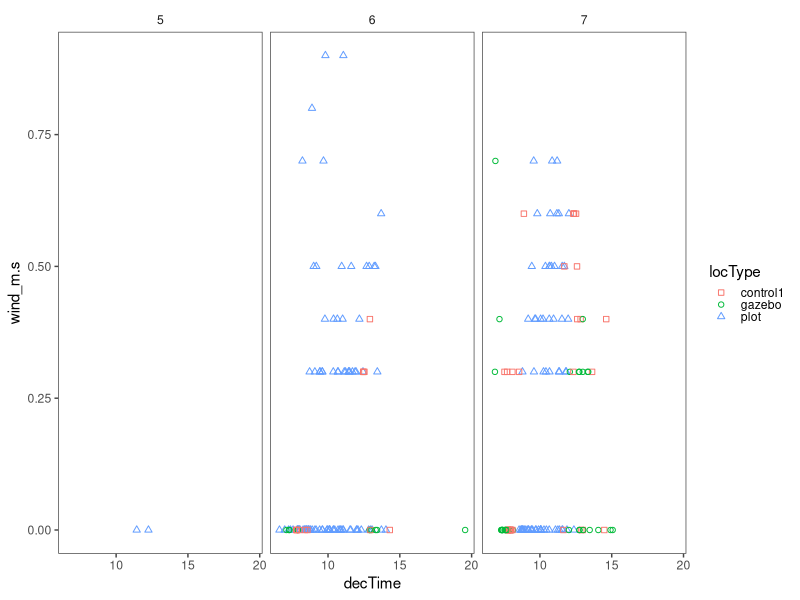
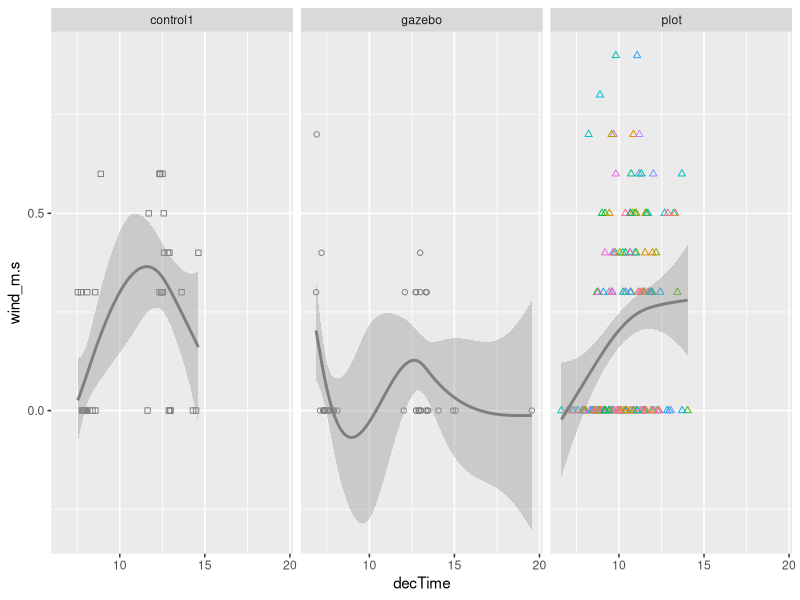
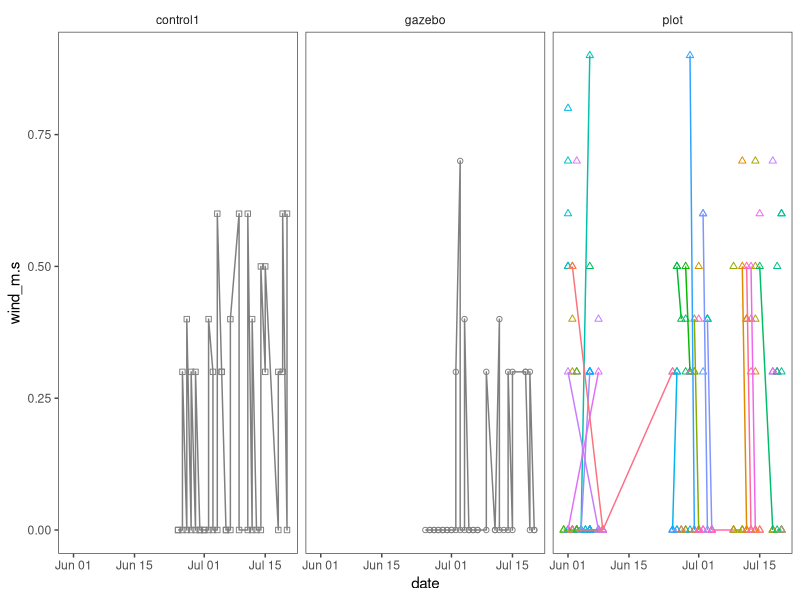

These charts were generated, in order, by the following R code:
## ---- chunk 1

library(tidyverse)
library(lubridate)
library(egg)
library(mgcv)

## ---- chunk 2
rawdata <- read.csv("./data/evap_raw.csv")
rawdata_ctrl <- read.csv("./data/evap_control.csv")

wind_all <- rawdata %>% select(date:type, wind_time, wind_m.s) %>%
  filter(!is.na(wind_m.s)) %>% mutate(plotID = as.character(plotID)) %>%
  bind_rows(
    rawdata_ctrl %>% select(date:type, wind_time, wind_m.s) %>%
      filter(!is.na(wind_m.s))
  ) %>%
  mutate(dateTime = as.POSIXlt(paste(date, wind_time, sep = ":"), 
                             format = "%m/%d/%Y:%I:%M %p")) %>% # I convert the time and date columns to r formats
  mutate(date = as.Date(date, "%m/%d/%Y")) %>%
  mutate(decTime = hour(dateTime) + 
           minute(dateTime)/60 + 
           second(dateTime)/3600) %>% # the decimal time at the center of the drying period
  mutate(qtrHr = round(decTime*4, 0)) %>%
  mutate(locID = factor(ifelse(is.na(plotID), type, plotID))) %>%  # locID and locType are just to help with plotting
  mutate(locType = ifelse(is.na(plotID), type, "plot")) %>%
  mutate(dateFac = factor(date)) %>%
  mutate(dateNum = as.numeric(date - as.Date("05/30/2016", "%m/%d/%Y")))

## ---- chunk 3

ggplot(wind_all %>% mutate(month = month(date)), 
       aes(decTime, wind_m.s, color = locType, shape = locType)) + 
  geom_point() + 
  scale_shape_manual(values = c(0:2, 19)) + 
  facet_wrap(~ month) + theme_article()

## ---- chunk 4
ggplot(wind_all, 
       aes(decTime, wind_m.s, 
           color = plotID, shape = locType, group = locType)) + 
  geom_point() + geom_smooth(method = "gam") + 
  scale_shape_manual(values = c(0:2)) + 
  facet_wrap(~ locType) + theme(legend.position = "none")

## ---- chunk 5
ggplot(wind_all, 
       aes(date, wind_m.s, color = plotID, shape = locType, group = locID)) + 
  geom_point() + geom_line() + theme_article() + 
  scale_shape_manual(values = c(0:2)) + theme(legend.position = "none") +
  facet_wrap(~ locType)

summarywind <- wind_all %>% group_by(locID) %>% summarise(n = n(), mnwind = mean(wind_m.s))
